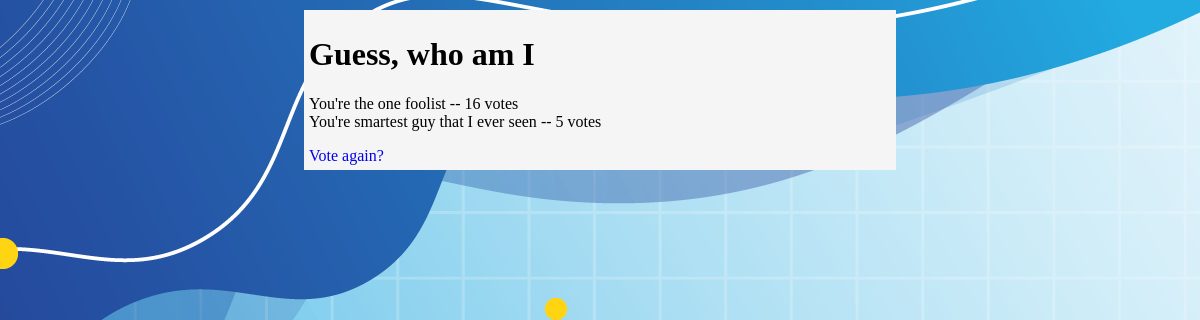
The app's page /polls/2/results/ with its own data.
### pollApp/models.py (models this page shows, shortened)
class Question(models.Model):
    question_text = models.CharField(max_length=200)
    pub_date = models.DateTimeField('date published')

class Choice(models.Model):
    question = models.ForeignKey(Question, on_delete=models.CASCADE)
    choice_text = models.CharField(max_length=200)
    votes = models.IntegerField(default=0)

### pollApp/views.py (the view)
# urls.py: path("<int:pk>/results/", views.ResultsView.as_view(), name="results"),
class ResultsView(generic.DetailView):
    model = Question
    template_name = "polls/results.html"

### templates/polls/results.html (shortened to what this page needs)
{% extends "./base.html" %}
{% block content %}
<h1>{{question.question_text}}</h1>
<ul>
  {% for choice in question.choice_set.all %}
  <li>
    {{choice.choice_text}} -- {{choice.votes }} vote{{choice.votes|pluralize}}
  </li>
  {% endfor %}
</ul>
<a href="{% url 'pollApp:detail' question.id %}">Vote again?</a>
{% endblock content %}

### static/pollApp/style.css (style rules this page uses)
* { list-style: none; text-decoration: none; }
body { background: white url('images/background.png') no-repeat; }
h1 { color: black; }
ul { padding-left: 0%; }

### records on screen
Question: question_text "Guess, who am I"
Choice: choice_text "You're the one foolist", votes "16"
Choice: choice_text "You're smartest guy that I ever seen", votes "5"
